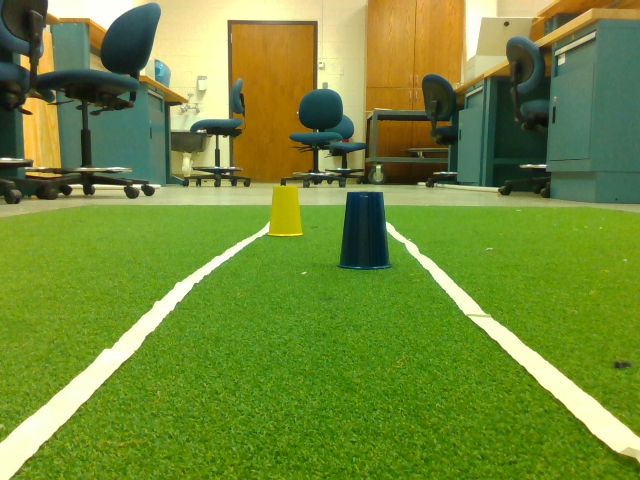
#> input picture lines.png, 640 x 480 px
$ python lane_detection_001.py
#> lines starting #> are read from the running program, lines starting #| are printed output that depends on the picture; after the words box and inside, x2 and y2 are one past the last pixel; in counts of white or black regions, pixels touching at a corner belong together
### cv_help.py
"""
This file is supposed to be added support to process photos with computer vision
"""

import cv2 as cv
import numpy as np
import math

def cv_filter_hsv(src, color, thresh):
    """
    Will return a filtered image from the given parameters
    :param src:
    :param color:
    :param thresh:
    :return:
    """
    bound_lower = [color[0]-thresh[0], color[1]-thresh[1], color[2]-thresh[2]]
    bound_upper = [color[0]+thresh[0], color[1]+thresh[1], color[2]+thresh[2]]

    if bound_lower[0] < 0:
        bound_lower[0] = 0
    if bound_lower[1] < 0:
        bound_lower[1] = 0
    if bound_lower[2] < 0:
        bound_lower[2] = 0
    if bound_upper[0] > 179:
        bound_upper[0] = 179
    if bound_upper[1] > 255:
        bound_upper[1] = 255
    if bound_upper[2] > 255:
        bound_upper[2] = 255

    return cv.inRange(src, np.array(bound_lower), np.array(bound_upper))

def cv_erode(src, iterations):
    return cv.erode(src, None, iterations=iterations)

def cv_dilate(src, iterations):
    return cv.dilate(src, None, iterations=iterations)

# [8 lines left out: function cv_get_line_length_pixel, not called in this run]

### lane_detection_001.py
"""
This file is to help do lane detection
"""

import cv_help
import rs_help
import cv2 as cv
import numpy as np
import logging
from matplotlib import pyplot as plt
import pyrealsense2 as rs

def region_of_interest(edges):
    # get shape dimensions
    height, width = edges.shape
    # get array of zeros (blank image) with same dimensions as what is passed in
    mask = np.zeros_like(edges)

    # only focus bottom half of the screen
    polygon = np.array([[
        (0, height * 1 / 2),
        (width, height * 1 / 2),
        (width, height),
        (0, height),
    ]], np.int32)

    cv.fillPoly(mask, polygon, 255)
    cropped_edges = cv.bitwise_and(edges, mask)
    return cropped_edges


def detect_line_segments(cropped_edges):
    # tuning min_threshold, minLineLength, maxLineGap is a trial and error process by hand
    rho = 1  # distance precision in pixel, i.e. 1 pixel
    angle = np.pi / 180  # angular precision in radian, i.e. 1 degree
    min_threshold = 10  # minimal of votes
    line_segments = cv.HoughLinesP(cropped_edges, rho, angle, min_threshold,
                                    np.array([]), minLineLength=75, maxLineGap=10)

    return line_segments

def make_points(frame, line):
    height, width, _ = frame.shape
    slope, intercept = line
    y1 = height  # bottom of the frame
    y2 = int(y1 * 1 / 2)  # make points from middle of the frame down

    # bound the coordinates within the frame
    x1 = max(-width, min(2 * width, int((y1 - intercept) / slope)))
    x2 = max(-width, min(2 * width, int((y2 - intercept) / slope)))
    return [[x1, y1, x2, y2]]

def average_slope_intercept(frame, line_segments):
    """
    This function combines line segments into one or two lane lines
    If all line slopes are < 0: then we only have detected left lane
    If all line slopes are > 0: then we only have detected right lane
    """
    lane_lines = []
    if line_segments is None:
        logging.info('No line_segment segments detected')
        return lane_lines

    height, width, _ = frame.shape
    left_fit = []
    right_fit = []

    boundary = 1/3
    left_region_boundary = width * (1 - boundary)  # left lane line segment should be on left 2/3 of the screen
    right_region_boundary = width * boundary # right lane line segment should be on left 2/3 of the screen

    for line_segment in line_segments:
        for x1, y1, x2, y2 in line_segment:
            if x1 == x2:
                logging.info('skipping vertical line segment (slope=inf): %s' % line_segment)
                continue
            fit = np.polyfit((x1, x2), (y1, y2), 1)
            slope = fit[0]
            intercept = fit[1]
            if slope < 0:
                if x1 < left_region_boundary and x2 < left_region_boundary:
                    left_fit.append((slope, intercept))
            else:
                if x1 > right_region_boundary and x2 > right_region_boundary:
                    right_fit.append((slope, intercept))

    left_fit_average = np.average(left_fit, axis=0)
    if len(left_fit) > 0:
        lane_lines.append(make_points(frame, left_fit_average))

    right_fit_average = np.average(right_fit, axis=0)
    if len(right_fit) > 0:
        lane_lines.append(make_points(frame, right_fit_average))

    logging.debug('lane lines: %s' % lane_lines)  # [[[316, 720, 484, 432]], [[1009, 720, 718, 432]]]

    return lane_lines


if __name__ == '__main__':
    # load image
    image = cv.imread('lines.png')
#> image is the input picture: shape (480, 640, 3); mean B, G, R 55.1, 139.4, 114.4

    # get gray image
    image_gray = cv.cvtColor(image, cv.COLOR_BGR2GRAY)
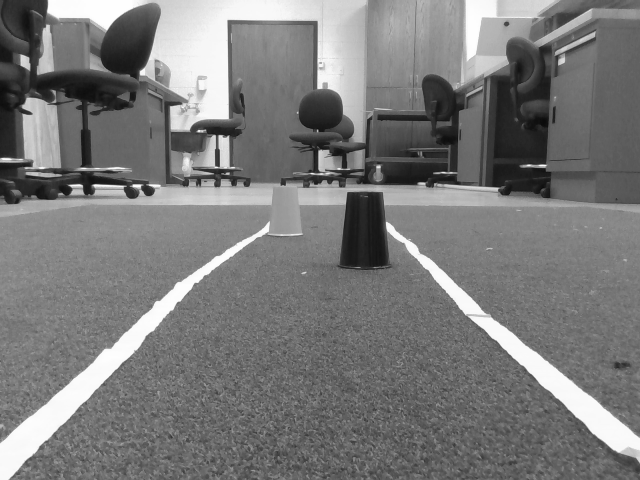
#> image_gray: shape (480, 640); min 11, max 254, mean 122.3

    # get hsv to find values for color
    image_hsv = cv.cvtColor(image, cv.COLOR_BGR2HSV)
#> image_hsv: shape (480, 640, 3); mean H, S, V 42.8, 167.7, 144.9

    line_color = [40, 30, 255]
    line_thresh = [30, 50, 50]

    # filter lines
    line_mask = cv_help.cv_filter_hsv(image_hsv, line_color, line_thresh)
#> in cv_filter_hsv, `return cv.inRange(src, np.array(bound_lower), np.array(bound_upper))`:
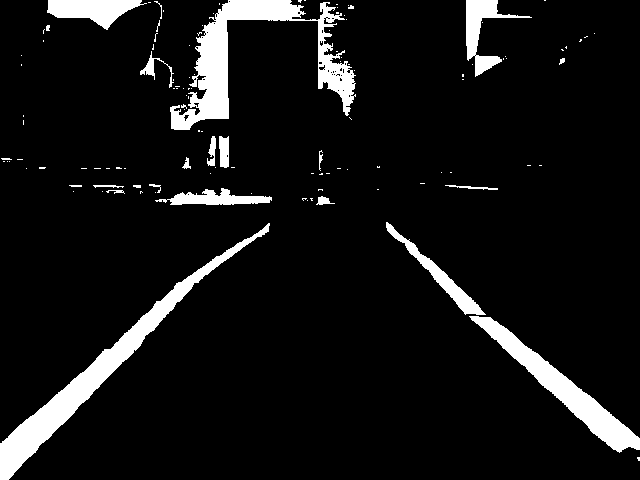
#> returned value: shape (480, 640); 8% white; 119 white regions (97 under 20 px), largest, box (x1, y1, x2, y2) and area: (170, 0, 356, 130) 6802, (0, 223, 270, 480) 6554, (469, 316, 640, 453) 4201

    # # erode and diilate mask
    line_mask = cv_help.cv_erode(line_mask, 2)
#> in cv_erode, `return cv.erode(src, None, iterations=iterations)`: returned value: shape (480, 640); 4.9% white; 27 white regions (14 under 20 px), largest, box (x1, y1, x2, y2) and area: (0, 244, 243, 480) 4557, (173, 0, 298, 128) 3496, (474, 318, 640, 450) 2997
    line_mask = cv_help.cv_dilate(line_mask, 10)
#> in cv_dilate, `return cv.dilate(src, None, iterations=iterations)`: returned value: shape (480, 640); 17.2% white; 9 white regions, largest, box (x1, y1, x2, y2) and area: (0, 219, 277, 480) 14426, (379, 217, 640, 460) 13190, (163, 0, 308, 175) 10320
    line_mask = cv_help.cv_erode(line_mask, 8)
#> call 2 of cv_erode, with iterations = 8
#> in cv_erode (call 2), `return cv.erode(src, None, iterations=iterations)`:
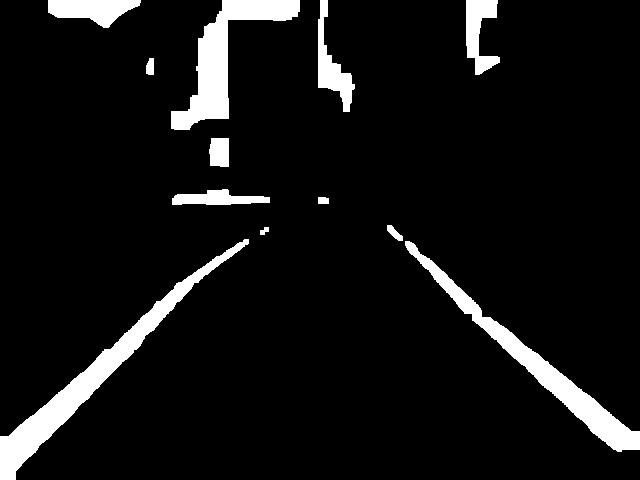
#> returned value: shape (480, 640); 7.6% white; 12 white regions, largest, box (x1, y1, x2, y2) and area: (0, 239, 249, 480) 6486, (405, 241, 640, 452) 5408, (171, 0, 300, 130) 5031

    # mask with original
    masked_image_gray = cv.bitwise_and(image_gray, line_mask)

    # add a gaussian blur to help with canny edge detection
    kernel_size = 9  # must be an odd number
    gauss_gray = cv.GaussianBlur(masked_image_gray, (kernel_size, kernel_size), 0)
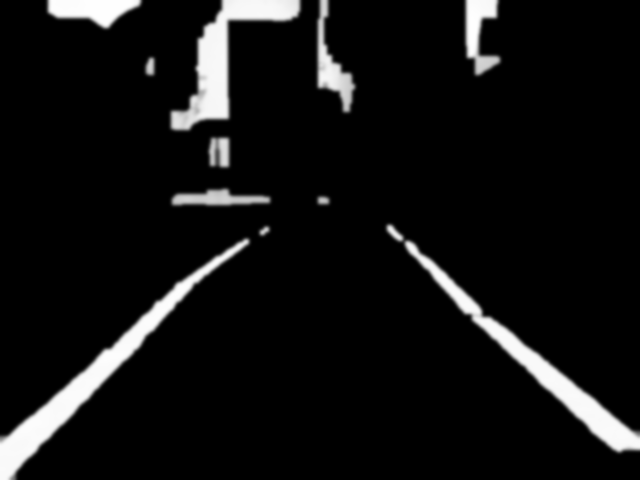
#> gauss_gray: shape (480, 640); min 0, max 254, mean 18.3

    # canny edge detection
    low_thresh = 50
    high_thresh = 150
    canny_edges = cv.Canny(gauss_gray, low_thresh, high_thresh)
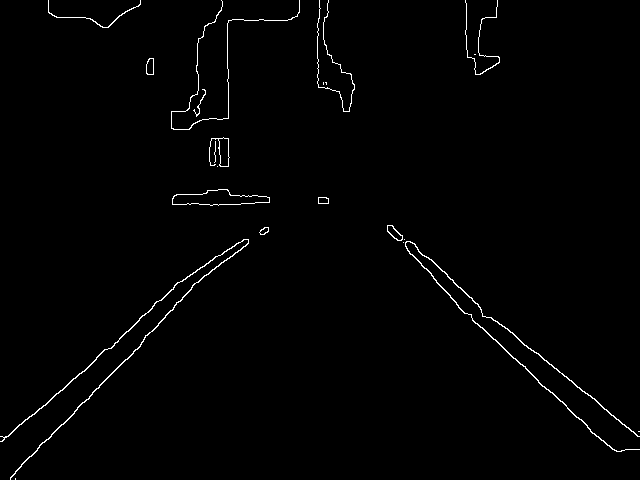
#> canny_edges: shape (480, 640); 1.1% white in thin lines or dots

    # create ROI (region of interest for the lines)
    # in self-driving cars, its usually a polygon directly infront of the car
    # for us it will be the lower half of the screen
    cropped_edges = region_of_interest(canny_edges)
#> in region_of_interest, `cv.fillPoly(mask, polygon, 255)`:
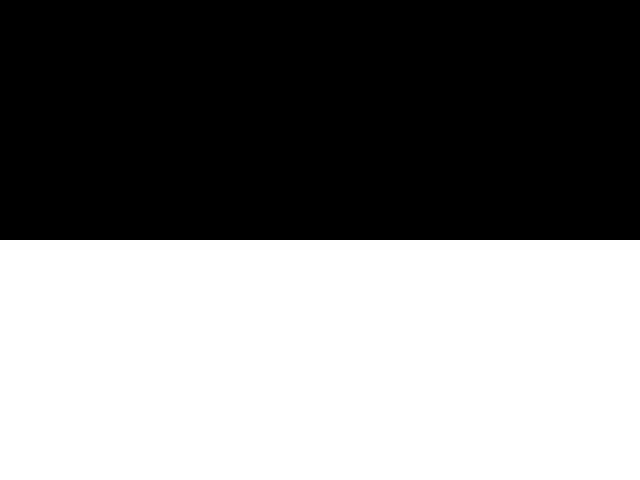
#> mask: shape (480, 640); 50% white; 1 white region, box (x1, y1, x2, y2) and area: (0, 240, 640, 480) 153600
#> in region_of_interest, `cropped_edges = cv.bitwise_and(edges, mask)`:
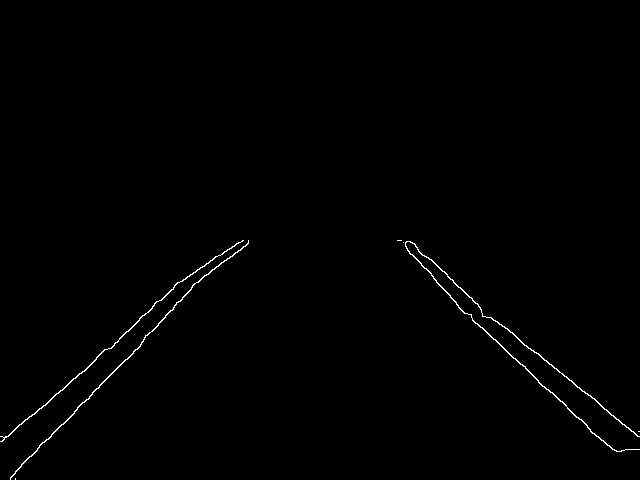
#> cropped_edges: shape (480, 640); 0.58% white in thin lines or dots, all inside (x1, y1, x2, y2) = (0, 240, 640, 480)

    # find line segments
    line_segments = detect_line_segments(cropped_edges)
#> in detect_line_segments, `line_segments = cv.HoughLinesP(cropped_edges, rho, angle, min_threshol..`: line_segments = [[478, 306, 639, 436], [88, 399, 204, 275], [81, 373, 180, 281], [456, 304, 612, 449]]

    lanes = average_slope_intercept(image, line_segments)
#> the loop in average_slope_intercept, `for line_segment in line_segments:` made 4 passes
#> after the loop in average_slope_intercept, `for line_segment in line_segments:`: left_fit = [(-1.07, 493.1), (-0.929, 448.3)]; right_fit = [(0.807, -79.96), (0.929, -119.8)]
#> in average_slope_intercept, `left_fit_average = np.average(left_fit, axis=0)`: left_fit_average = [-0.999, 470.7]
#> in make_points, `slope, intercept = line`: slope = -0.999; intercept = 470.7
#> in make_points, `x1 = max(-width, min(2 * width, int((y1 - intercept) / slope)))`: x1 = -9
#> in make_points, `x2 = max(-width, min(2 * width, int((y2 - intercept) / slope)))`: x2 = 230
#> in average_slope_intercept, `right_fit_average = np.average(right_fit, axis=0)`: right_fit_average = [0.868, -99.9]
#> lanes = [[[-9, 480, 230, 240]], [[667, 480, 391, 240]]]
    print(lanes)
#| [[[-9, 480, 230, 240]], [[667, 480, 391, 240]]]

    # [19 lines of commented-out code are left out]
